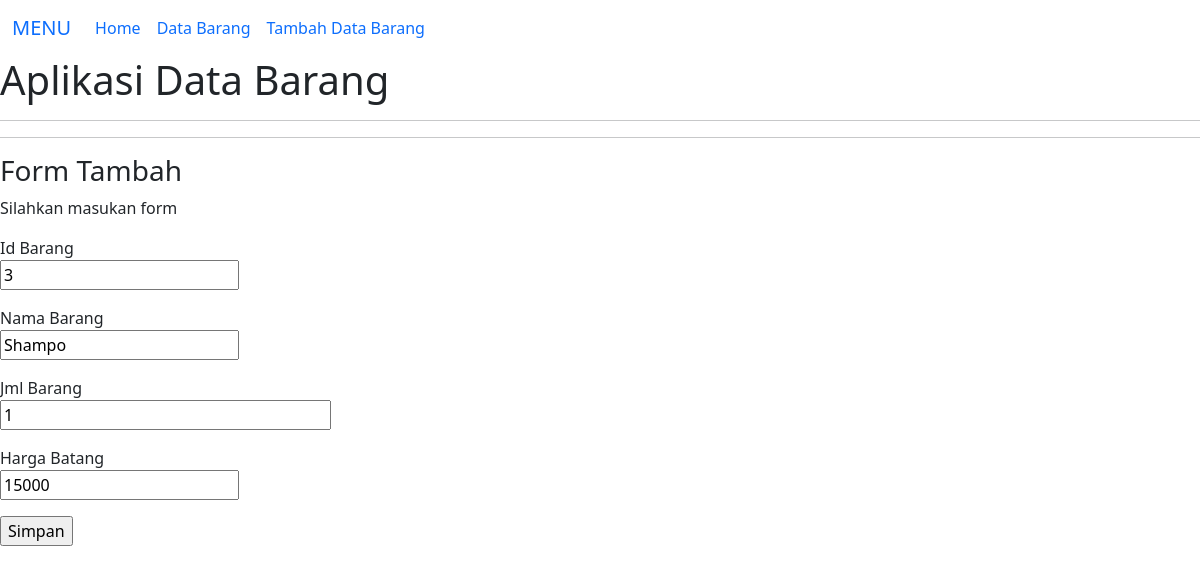
Page /index.php?file=barang&aksi=edit&idbarang=3 on the committed database.
### tables this page shows
CREATE TABLE `barang` (
  `id_barang` int(11) NOT NULL,
  `nama_barang` varchar(50) NOT NULL,
  `jml_barang` varchar(100) NOT NULL,
  `harga_barang` varchar(30) NOT NULL
);

### apk_gudang/class/Database.php (called while the page is built, shortened)
<?php
class Database {
protected $host='localhost';
protected $user='root';
protected $pass='';
protected $dbname='apk_gudang';
public function bukaKoneksi(){
$this->mysqli=NEW mysqli($this->host,
$this->user,$this->pass,$this->dbname);
}
}

### apk_gudang/class/Barang.php (called while the page is built, shortened)
<?php
class Barang extends Database {
public function detail($idbarang){
$sql=$this->mysqli->query("SELECT * FROM barang WHERE
id_barang='".$idbarang."'") or die ($this->CekError());
$dataAnggota=$sql->fetch_object();
if(isset($dataAnggota)){
return $dataAnggota;
}
}
}

### barang.php (the view, shortened to what this page needs)
<?php
$dataBarang=NEW Barang;
if($_GET['aksi']=='tampil'){
$html = null;
$html .='<center><h3>Daftar Barang</h3>';
$html .='<p></p></center>';
$html .='<table class="table table-striped table-hover""><border="1" width="100%">
<thead>
<th>No.</th>
<th>Id Barang</th>
<th>Nama Barang</th>
<th>Jml Barang</th>
<th>Harga Barang</th>
<th>Aksi</th>
</thead>
<tbody>';
$data = $dataBarang->tampil();
$no=null;
if(isset($data)){
foreach($data as $barisBarang){
$no++;
$html .='<tr>
<td>'.$no.'</td>
<td>'.$barisBarang->id_barang.'</td>
<td>'.$barisBarang->nama_barang.'</td>
<td>'.$barisBarang->jml_barang.'</td>
<td>'.$barisBarang->harga_barang.'</td>
<td>
<a class="btn btn-info"
href="index.php?file=barang&aksi=edit&idbarang='.$barisBarang->id_barang.'">Edit</a>
<a class="btn btn-danger"
href="index.php?file=barang&aksi=hapus&idbarang='.$barisBarang->id_barang.'">Hapus</a>
</td>
</tr>';
}
}
$html .='</tbody>
</table>';
echo $html;
}
else if ($_GET['aksi']=='edit') {
$barang=$dataBarang->detail($_GET['idbarang']);
$html =null;
$html .='<h3>Form Tambah</h3>';
$html .='<p>Silahkan masukan form </p>';
$html .='<form method="POST"action="index.php?file=barang&aksi=update">';
$html .='<p>Id Barang<br/>';
$html .='<input type="text" name="txtidbarang" value="'.$barang->id_barang.'"placeholder="Masukan Id Barang" readonly/></p>';
$html .='<p>Nama Barang<br/>';
$html .='<input type="text" name="txtnamabarang" value="'.$barang->nama_barang.'" placeholder="Masukan Nama Barang" size "30" required autofocus/></p>';
$html .='<p> Jml Barang<br/>';
$html .='<input type="text" name="txtjmlbarang" value="'.$barang->jml_barang.'" placeholder="Masukan Jml Barang"size="30" required/></p>';
$html .='<p> Harga Batang<br/>';
$html .='<input type="text" name="txthargabarang" value="'.$barang->harga_barang.'" placeholder="Masukan Harga Barang"cols="50" rows="5"required>';
$html .='<p><input type="submit" name="tombolSimpan"value="Simpan"/></p>';
$html .='</form>';
echo $html;
}
?>

### rows in the picture
barang: txtidbarang "3", txtnamabarang "Shampo", txtjmlbarang "1", txthargabarang "15000"
